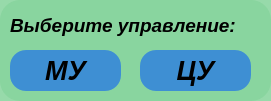
     <widget class="QFrame" name="frame_16">
      <property name="geometry">
       <rect>
        <x>650</x>
        <y>20</y>
        <width>271</width>
        <height>101</height>
       </rect>
      </property>
      <property name="styleSheet">
       <string notr="true">background-color: rgb(135, 212, 157,220); border-radius: 20</string>
      </property>
      <property name="frameShape">
       <enum>QFrame::StyledPanel</enum>
      </property>
      <property name="frameShadow">
       <enum>QFrame::Raised</enum>
      </property>
      <widget class="QLabel" name="label_18">
       <property name="geometry">
        <rect>
         <x>10</x>
         <y>10</y>
         <width>251</width>
         <height>31</height>
        </rect>
       </property>
       <property name="font">
        <font>
         <family>Arial</family>
         <pointsize>14</pointsize>
         <weight>75</weight>
         <italic>true</italic>
         <bold>true</bold>
        </font>
       </property>
       <property name="styleSheet">
        <string notr="true">background-color: rgb(135, 212, 157,0); border-radius: 20</string>
       </property>
       <property name="text">
        <string>Выберите управление:</string>
       </property>
      </widget>
      <widget class="QPushButton" name="pushButton_8">
       <property name="geometry">
        <rect>
         <x>10</x>
         <y>50</y>
         <width>111</width>
         <height>41</height>
        </rect>
       </property>
       <property name="font">
        <font>
         <family>Arial</family>
         <pointsize>20</pointsize>
         <weight>75</weight>
         <italic>true</italic>
         <bold>true</bold>
        </font>
       </property>
       <property name="styleSheet">
        <string notr="true">#pushButton_8{
border-radius: 16;
background-color: rgb(0, 85, 255,140);
}

#pushButton_8:hover{
	background-color: rgb(0, 85, 255,120);
}

#pushButton_8:pressed {
	background-color: rgb(0, 85, 255,100);
}</string>
       </property>
       <property name="text">
        <string>МУ</string>
       </property>
      </widget>
      <widget class="QPushButton" name="pushButton_10">
       <property name="geometry">
        <rect>
         <x>140</x>
         <y>50</y>
         <width>111</width>
         <height>41</height>
        </rect>
       </property>
       <property name="font">
        <font>
         <family>Arial</family>
         <pointsize>20</pointsize>
         <weight>75</weight>
         <italic>true</italic>
         <bold>true</bold>
        </font>
       </property>
       <property name="styleSheet">
        <string notr="true">#pushButton_10{
border-radius: 16;
background-color: rgb(0, 85, 255,140);
}

#pushButton_10:hover{
	background-color: rgb(0, 85, 255,120);
}

#pushButton_10:pressed {
	background-color: rgb(0, 85, 255,100);
}</string>
       </property>
       <property name="text">
        <string>ЦУ</string>
       </property>
      </widget>
     </widget>
